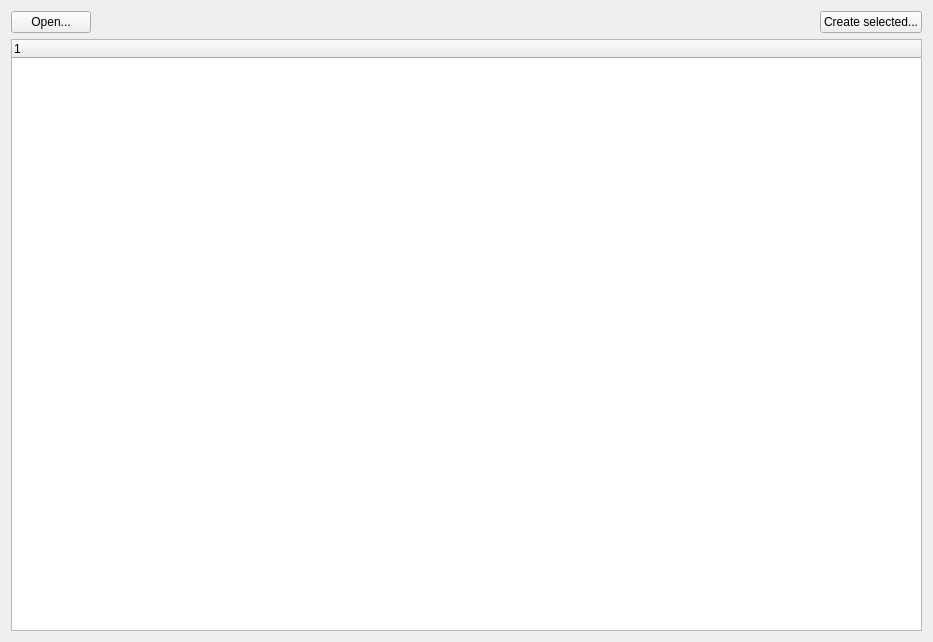
<?xml version="1.0" encoding="UTF-8"?>
<ui version="4.0">
 <class>NewAnalysisForm</class>
 <widget class="QWidget" name="NewAnalysisForm">
  <property name="geometry">
   <rect>
    <x>0</x>
    <y>0</y>
    <width>933</width>
    <height>642</height>
   </rect>
  </property>
  <property name="windowTitle">
   <string>Form</string>
  </property>
  <layout class="QVBoxLayout" name="verticalLayout">
   <item>
    <layout class="QHBoxLayout" name="horizontalLayout">
     <item>
      <widget class="QPushButton" name="openBtn">
       <property name="text">
        <string>Open...</string>
       </property>
       <property name="icon">
        <iconset theme="QIcon::ThemeIcon::DocumentOpen"/>
       </property>
      </widget>
     </item>
     <item>
      <spacer name="horizontalSpacer">
       <property name="orientation">
        <enum>Qt::Horizontal</enum>
       </property>
       <property name="sizeHint" stdset="0">
        <size>
         <width>40</width>
         <height>20</height>
        </size>
       </property>
      </spacer>
     </item>
     <item>
      <widget class="QPushButton" name="createBtn">
       <property name="text">
        <string>Create selected...</string>
       </property>
       <property name="icon">
        <iconset theme="QIcon::ThemeIcon::DocumentNew"/>
       </property>
      </widget>
     </item>
    </layout>
   </item>
   <item>
    <widget class="QTreeWidget" name="treeWidget">
     <column>
      <property name="text">
       <string notr="true">1</string>
      </property>
     </column>
    </widget>
   </item>
  </layout>
 </widget>
 <resources/>
 <connections/>
</ui>
